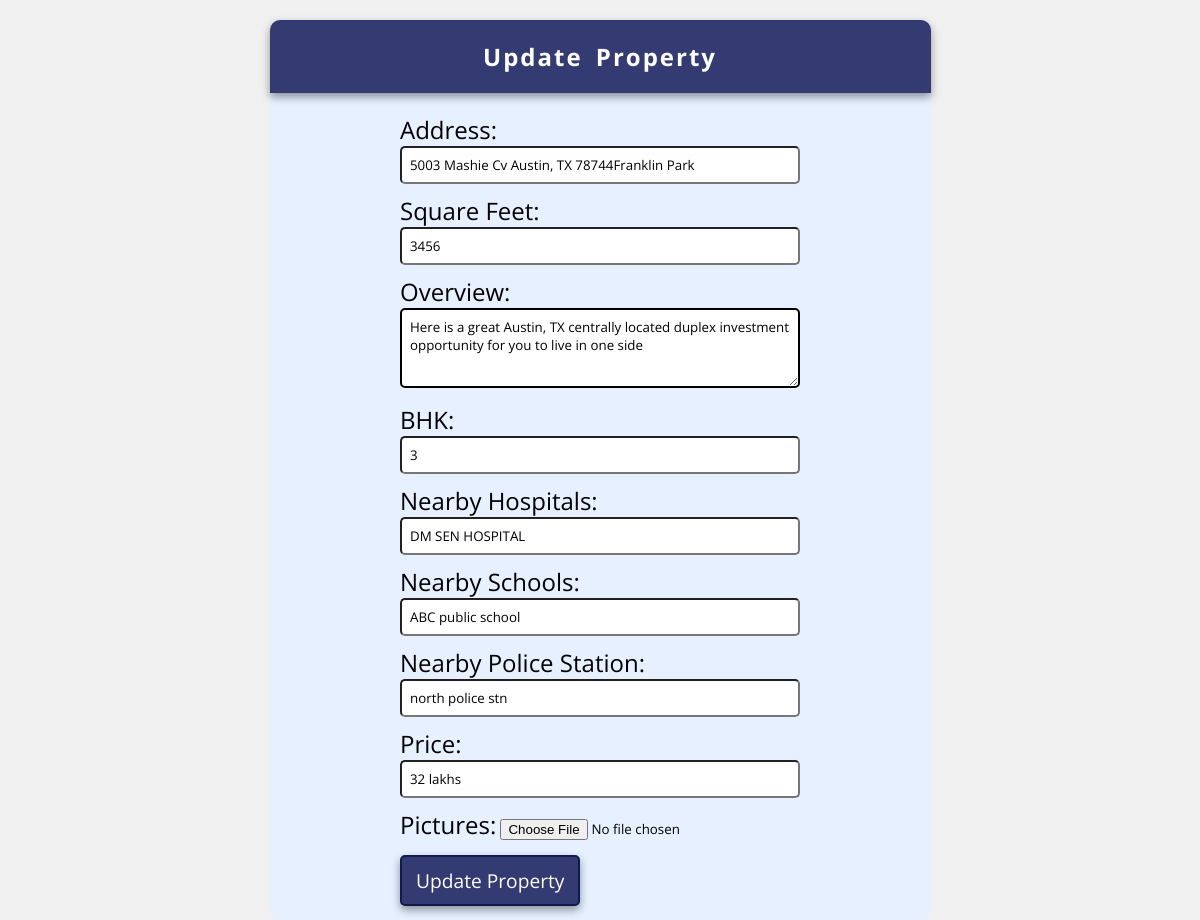
The page /update/9/ on the database as committed earlier.
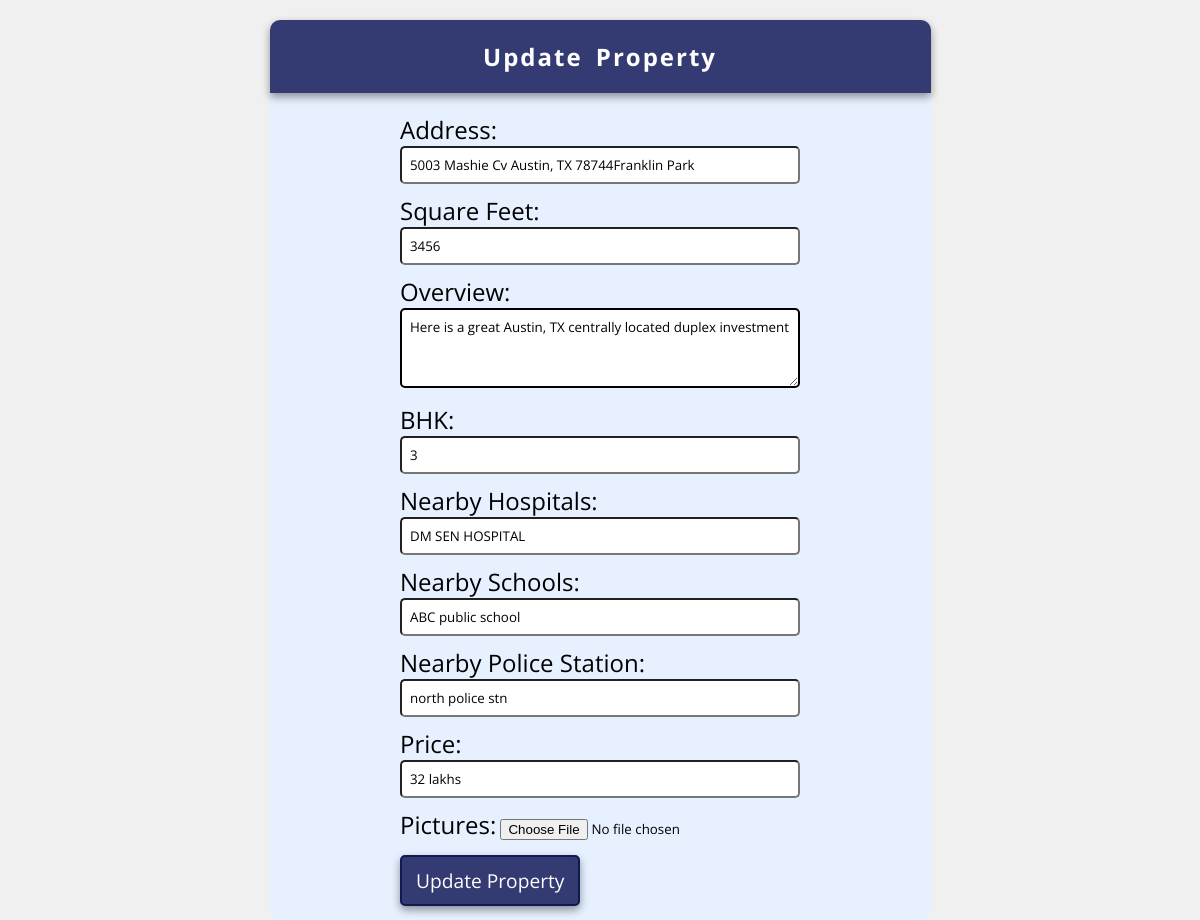
The same page on the database as committed later.
### property_form/models.py (models this page shows, shortened)
class Property(models.Model):
    STATUS_CHOICES = (
        ('available', 'Available'),
        ('sold', 'Sold'),
    )
    seller = models.ForeignKey(Seller, on_delete=models.CASCADE)
    is_featured = models.BooleanField(default=False)
    address = models.CharField(max_length=200)
    square_feet = models.PositiveIntegerField()
    overview = models.TextField()
    bhk = models.CharField(max_length=10)
    nearby_hospitals = models.CharField(max_length=100)
    nearby_schools = models.CharField(max_length=100)
    nearby_police_station = models.CharField(max_length=100)
    price = models.CharField(max_length=20)
    pictures = models.ImageField(upload_to='property_images/')
    status = models.CharField(max_length=20, choices=STATUS_CHOICES, default='available')
    class Meta:
        verbose_name_plural = "properties"

### property_form/views.py (the view, shortened to what this page needs)
# urls.py: path('update/<int:property_id>/', views.update_property, name='update_property'),
def update_property(request, property_id):
    property_obj = Property.objects.get(id=property_id)
    context = {'property': property_obj}
    return render(request, 'property_form/property_update.html', context)

### property_form/templates/property_form/property_update.html (shortened to what this page needs)
{% extends 'property_form/layout.html' %}
{% block body %}
<div class="card">
    <div class="card-header">
      <h2>Update Property</h2>
    </div>
    <div class="card-body">
      <form class="form-container" method="POST" enctype="multipart/form-data">
        <label for="address">Address:</label>
        <input type="text" id="address" name="address" class="form-input" value="{{ property.address }}" required>
        <label for="square_feet">Square Feet:</label>
        <input type="text" id="square_feet" name="square_feet" class="form-input" value="{{ property.square_feet }}" required>
        <label for="overview">Overview:</label>
        <textarea id="overview" name="overview" class="form-textarea" required>{{ property.overview }}</textarea>
        <label for="bhk">BHK:</label>
        <input type="text" id="bhk" name="bhk" class="form-input" value="{{ property.bhk }}" required>
        <label for="nearby_hospitals">Nearby Hospitals:</label>
        <input type="text" id="nearby_hospitals" name="nearby_hospitals" class="form-input" value="{{ property.nearby_hospitals }}" required>
        <label for="nearby_schools">Nearby Schools:</label>
        <input type="text" id="nearby_schools" name="nearby_schools" class="form-input" value="{{ property.nearby_schools }}" required>
        <label for="nearby_police_station">Nearby Police Station:</label>
        <input type="text" id="nearby_police_station" name="nearby_police_station" class="form-input" value="{{ property.nearby_police_station }}" required>
        <label for="price">Price:</label>
        <input type="text" id="price" name="price" class="form-input" value="{{ property.price }}" required>
        <label for="pictures">Pictures:</label>
        <input type="file" id="pictures" name="pictures" class="form-file" accept="image/*">
        <button type="submit" class="form-submit-btn">Update Property</button>
      </form>
    </div>
  </div>
{% endblock %}

Rows that differ between the two databases and show on the page:
changed Property "5003 Mashie Cv Austin, TX 78744Franklin Park": overview "Here is a great Austin, TX centrally located duplex investment opportunity for you to live in one side" → "Here is a great Austin, TX centrally located duplex investment"
